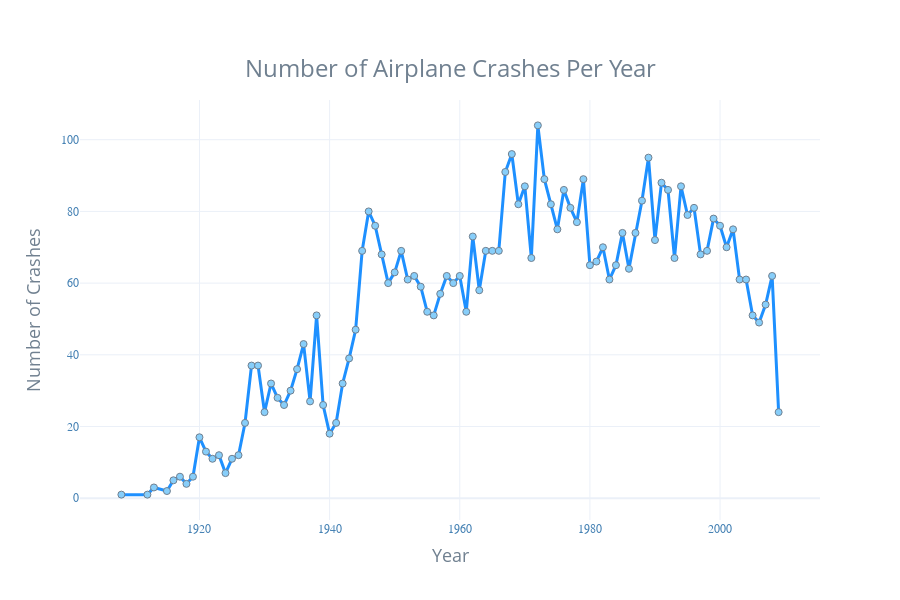

Source (notebook cell):
### Markdown cell above
#### Number of Airplane Crashes per Year

### Code cell
# calculate total number of crashes per year
crashes_per_year = crashes.groupby('Year').size().reset_index()
crashes_per_year.columns = ['Year', 'Number of Crashes']

# plot number of airplane crashes per year
fig_crashes = px.line(crashes_per_year, 
              x = 'Year', 
              y = 'Number of Crashes', 
              title = 'Number of Airplane Crashes per Year',
              markers = True,
              labels = {'Number of Crashes': 'Number of Crashes', 'Year': 'Year'})

# set template
fig_crashes.update_layout(template = "plotly_white")

# customise
fig_crashes.update_traces(line = dict(width = 3, color = 'dodgerblue'), 
                  marker = dict(size = 7, color = 'lightskyblue', line = dict(width = 1, color = 'slategrey')))

fig_crashes.update_layout(title = {'text': "Number of Airplane Crashes Per Year", 'y': 0.9, 'x': 0.5, 'xanchor': 'center', 'yanchor': 'top'},
                  title_font = dict(size = 24, color = 'slategrey'))

fig_crashes.update_xaxes(title_font = dict(size = 18, color='slategrey'), tickfont = dict(family = 'Rockwell', color = 'steelblue', size = 12))
fig_crashes.update_yaxes(title_font = dict(size = 18, color='slategrey'), tickfont = dict(family = 'Rockwell', color = 'steelblue', size = 12))

fig_crashes.update_layout(autosize = False, width = 900, height = 600)

fig_crashes.show()

# fig.write_html('path/to/file.html')  # Save the plot as an HTML file

### Figure 1 — Plotly figure (JSON) as saved in the notebook; plotly's stock layout.template omitted (floating-point values rounded to 4 significant figures)
{"data": [{"hovertemplate": "Year=%{x}<br>Number of Crashes=%{y}<extra></extra>", "legendgroup": "", "line": {"color": "dodgerblue", "dash": "solid", "width": 3}, "marker": {"color": "lightskyblue", "line": {"color": "slategrey", "width": 1}, "size": 7, "symbol": "circle"}, "mode": "lines+markers", "name": "", "orientation": "v", "showlegend": false, "type": "scatter", "x": [1908, 1912, 1913, 1915, 1916, 1917, 1918, 1919, 1920, 1921, 1922, 1923, 1924, 1925, 1926, 1927, 1928, 1929, 1930, 1931, 1932, 1933, 1934, 1935, 1936, 1937, 1938, 1939, 1940, 1941, 1942, 1943, 1944, 1945, 1946, 1947, 1948, 1949, 1950, 1951, 1952, 1953, 1954, 1955, 1956, 1957, 1958, 1959, 1960, 1961, 1962, 1963, 1964, 1965, 1966, 1967, 1968, 1969, 1970, 1971, 1972, 1973, 1974, 1975, 1976, 1977, 1978, 1979, 1980, 1981, 1982, 1983, 1984, 1985, 1986, 1987, 1988, 1989, 1990, 1991, 1992, 1993, 1994, 1995, 1996, 1997, 1998, 1999, 2000, 2001, 2002, 2003, 2004, 2005, 2006, 2007, 2008, 2009], "xaxis": "x", "y": [1, 1, 3, 2, 5, 6, 4, 6, 17, 13, 11, 12, 7, 11, 12, 21, 37, 37, 24, 32, 28, 26, 30, 36, 43, 27, 51, 26, 18, 21, 32, 39, 47, 69, 80, 76, 68, 60, 63, 69, 61, 62, 59, 52, 51, 57, 62, 60, 62, 52, 73, 58, 69, 69, 69, 91, 96, 82, 87, 67, 104, 89, 82, 75, 86, 81, 77, 89, 65, 66, 70, 61, 65, 74, 64, 74, 83, 95, 72, 88, 86, 67, 87, 79, 81, 68, 69, 78, 76, 70, 75, 61, 61, 51, 49, 54, 62, 24], "yaxis": "y"}], "layout": {"autosize": false, "height": 600, "legend": {"tracegroupgap": 0}, "title": {"font": {"color": "slategrey", "size": 24}, "text": "Number of Airplane Crashes Per Year", "x": 0.5, "xanchor": "center", "y": 0.9, "yanchor": "top"}, "width": 900, "xaxis": {"anchor": "y", "domain": [0, 1], "tickfont": {"color": "steelblue", "family": "Rockwell", "size": 12}, "title": {"font": {"color": "slategrey", "size": 18}, "text": "Year"}}, "yaxis": {"anchor": "x", "domain": [0, 1], "tickfont": {"color": "steelblue", "family": "Rockwell", "size": 12}, "title": {"font": {"color": "slategrey", "size": 18}, "text": "Number of Crashes"}}}}
